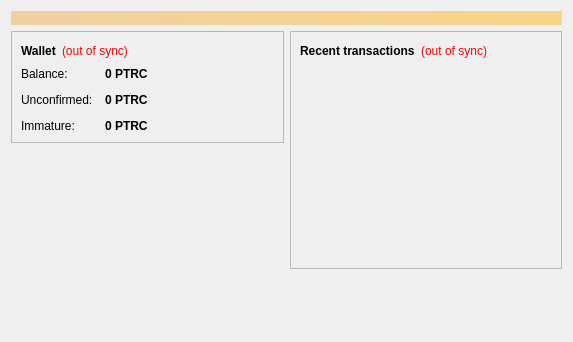
<?xml version="1.0" encoding="UTF-8"?>
<ui version="4.0">
 <class>OverviewPage</class>
 <widget class="QWidget" name="OverviewPage">
  <property name="geometry">
   <rect>
    <x>0</x>
    <y>0</y>
    <width>573</width>
    <height>342</height>
   </rect>
  </property>
  <property name="windowTitle">
   <string>Form</string>
  </property>
  <layout class="QVBoxLayout" name="topLayout">
   <item>
    <widget class="QLabel" name="labelAlerts">
     <property name="visible">
      <bool>false</bool>
     </property>
     <property name="styleSheet">
      <string notr="true">background-color: qlineargradient(x1: 0, y1: 0, x2: 1, y2: 0, stop:0 #F0D0A0, stop:1 #F8D488); color:#000000;</string>
     </property>
     <property name="wordWrap">
      <bool>true</bool>
     </property>
     <property name="margin">
      <number>3</number>
     </property>
    </widget>
   </item>
   <item>
    <layout class="QHBoxLayout" name="horizontalLayout" stretch="1,1">
     <item>
      <layout class="QVBoxLayout" name="verticalLayout_2">
       <item>
        <widget class="QFrame" name="frame">
         <property name="frameShape">
          <enum>QFrame::StyledPanel</enum>
         </property>
         <property name="frameShadow">
          <enum>QFrame::Raised</enum>
         </property>
         <layout class="QVBoxLayout" name="verticalLayout_4">
          <item>
           <layout class="QHBoxLayout" name="horizontalLayout_4">
            <item>
             <widget class="QLabel" name="label_5">
              <property name="font">
               <font>
                <weight>75</weight>
                <bold>true</bold>
               </font>
              </property>
              <property name="text">
               <string>Wallet</string>
              </property>
             </widget>
            </item>
            <item>
             <widget class="QLabel" name="labelWalletStatus">
              <property name="toolTip">
               <string>The displayed information may be out of date. Your wallet automatically synchronizes with the Patriotcoin network after a connection is established, but this process has not completed yet.</string>
              </property>
              <property name="styleSheet">
               <string notr="true">QLabel { color: red; }</string>
              </property>
              <property name="text">
               <string notr="true">(out of sync)</string>
              </property>
              <property name="alignment">
               <set>Qt::AlignLeading|Qt::AlignLeft|Qt::AlignVCenter</set>
              </property>
             </widget>
            </item>
            <item>
             <spacer name="horizontalSpacer_2">
              <property name="orientation">
               <enum>Qt::Horizontal</enum>
              </property>
              <property name="sizeHint" stdset="0">
               <size>
                <width>40</width>
                <height>20</height>
               </size>
              </property>
             </spacer>
            </item>
           </layout>
          </item>
          <item>
           <layout class="QFormLayout" name="formLayout_2">
            <property name="fieldGrowthPolicy">
             <enum>QFormLayout::AllNonFixedFieldsGrow</enum>
            </property>
            <property name="horizontalSpacing">
             <number>12</number>
            </property>
            <property name="verticalSpacing">
             <number>12</number>
            </property>
            <item row="0" column="0">
             <widget class="QLabel" name="label">
              <property name="text">
               <string>Balance:</string>
              </property>
             </widget>
            </item>
            <item row="0" column="1">
             <widget class="QLabel" name="labelBalance">
              <property name="font">
               <font>
                <weight>75</weight>
                <bold>true</bold>
               </font>
              </property>
              <property name="cursor">
               <cursorShape>IBeamCursor</cursorShape>
              </property>
              <property name="toolTip">
               <string>Your current balance</string>
              </property>
              <property name="text">
               <string notr="true">0 PTRC</string>
              </property>
              <property name="textInteractionFlags">
               <set>Qt::LinksAccessibleByMouse|Qt::TextSelectableByKeyboard|Qt::TextSelectableByMouse</set>
              </property>
             </widget>
            </item>
            <item row="1" column="0">
             <widget class="QLabel" name="label_3">
              <property name="text">
               <string>Unconfirmed:</string>
              </property>
             </widget>
            </item>
            <item row="1" column="1">
             <widget class="QLabel" name="labelUnconfirmed">
              <property name="font">
               <font>
                <weight>75</weight>
                <bold>true</bold>
               </font>
              </property>
              <property name="cursor">
               <cursorShape>IBeamCursor</cursorShape>
              </property>
              <property name="toolTip">
               <string>Total of transactions that have yet to be confirmed, and do not yet count toward the current balance</string>
              </property>
              <property name="text">
               <string notr="true">0 PTRC</string>
              </property>
              <property name="textInteractionFlags">
               <set>Qt::LinksAccessibleByMouse|Qt::TextSelectableByKeyboard|Qt::TextSelectableByMouse</set>
              </property>
             </widget>
            </item>
            <item row="2" column="0">
             <widget class="QLabel" name="labelImmatureText">
              <property name="text">
               <string>Immature:</string>
              </property>
             </widget>
            </item>
            <item row="2" column="1">
             <widget class="QLabel" name="labelImmature">
              <property name="font">
               <font>
                <weight>75</weight>
                <bold>true</bold>
               </font>
              </property>
              <property name="toolTip">
               <string>Mined balance that has not yet matured</string>
              </property>
              <property name="text">
               <string notr="true">0 PTRC</string>
              </property>
              <property name="textInteractionFlags">
               <set>Qt::LinksAccessibleByMouse|Qt::TextSelectableByKeyboard|Qt::TextSelectableByMouse</set>
              </property>
             </widget>
            </item>
           </layout>
          </item>
         </layout>
        </widget>
       </item>
       <item>
        <spacer name="verticalSpacer">
         <property name="orientation">
          <enum>Qt::Vertical</enum>
         </property>
         <property name="sizeHint" stdset="0">
          <size>
           <width>20</width>
           <height>40</height>
          </size>
         </property>
        </spacer>
       </item>
      </layout>
     </item>
     <item>
      <layout class="QVBoxLayout" name="verticalLayout_3">
       <item>
        <widget class="QFrame" name="frame_2">
         <property name="frameShape">
          <enum>QFrame::StyledPanel</enum>
         </property>
         <property name="frameShadow">
          <enum>QFrame::Raised</enum>
         </property>
         <layout class="QVBoxLayout" name="verticalLayout">
          <item>
           <layout class="QHBoxLayout" name="horizontalLayout_2">
            <item>
             <widget class="QLabel" name="label_4">
              <property name="text">
               <string>&lt;b&gt;Recent transactions&lt;/b&gt;</string>
              </property>
             </widget>
            </item>
            <item>
             <widget class="QLabel" name="labelTransactionsStatus">
              <property name="toolTip">
               <string>The displayed information may be out of date. Your wallet automatically synchronizes with the Patriotcoin network after a connection is established, but this process has not completed yet.</string>
              </property>
              <property name="styleSheet">
               <string notr="true">QLabel { color: red; }</string>
              </property>
              <property name="text">
               <string notr="true">(out of sync)</string>
              </property>
              <property name="alignment">
               <set>Qt::AlignRight|Qt::AlignTrailing|Qt::AlignVCenter</set>
              </property>
             </widget>
            </item>
            <item>
             <spacer name="horizontalSpacer">
              <property name="orientation">
               <enum>Qt::Horizontal</enum>
              </property>
              <property name="sizeHint" stdset="0">
               <size>
                <width>40</width>
                <height>20</height>
               </size>
              </property>
             </spacer>
            </item>
           </layout>
          </item>
          <item>
           <widget class="QListView" name="listTransactions">
            <property name="styleSheet">
             <string notr="true">QListView { background: transparent; }</string>
            </property>
            <property name="frameShape">
             <enum>QFrame::NoFrame</enum>
            </property>
            <property name="verticalScrollBarPolicy">
             <enum>Qt::ScrollBarAlwaysOff</enum>
            </property>
            <property name="horizontalScrollBarPolicy">
             <enum>Qt::ScrollBarAlwaysOff</enum>
            </property>
            <property name="selectionMode">
             <enum>QAbstractItemView::NoSelection</enum>
            </property>
           </widget>
          </item>
         </layout>
        </widget>
       </item>
       <item>
        <spacer name="verticalSpacer_2">
         <property name="orientation">
          <enum>Qt::Vertical</enum>
         </property>
         <property name="sizeHint" stdset="0">
          <size>
           <width>20</width>
           <height>40</height>
          </size>
         </property>
        </spacer>
       </item>
      </layout>
     </item>
    </layout>
   </item>
  </layout>
 </widget>
 <resources/>
 <connections/>
</ui>
